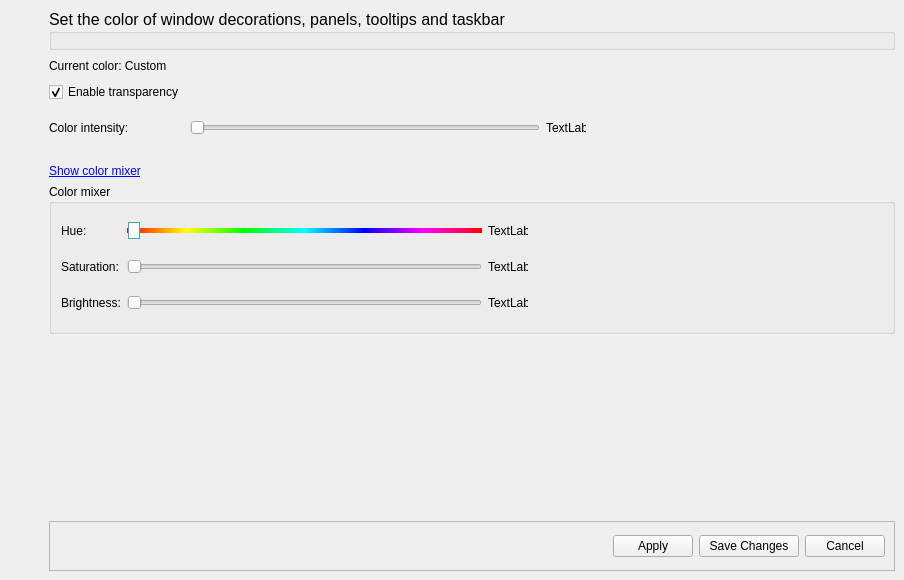
<?xml version="1.0" encoding="UTF-8"?>
<ui version="4.0">
 <class>MainWindow</class>
 <widget class="QMainWindow" name="MainWindow">
  <property name="geometry">
   <rect>
    <x>0</x>
    <y>0</y>
    <width>904</width>
    <height>580</height>
   </rect>
  </property>
  <property name="minimumSize">
   <size>
    <width>776</width>
    <height>565</height>
   </size>
  </property>
  <property name="windowTitle">
   <string>Change the colours of your theme</string>
  </property>
  <property name="windowIcon">
   <iconset theme="style"/>
  </property>
  <widget class="QWidget" name="centralwidget">
   <layout class="QGridLayout" name="gridLayout_4">
    <item row="4" column="4">
     <spacer name="horizontalSpacer_3">
      <property name="orientation">
       <enum>Qt::Horizontal</enum>
      </property>
      <property name="sizeHint" stdset="0">
       <size>
        <width>40</width>
        <height>20</height>
       </size>
      </property>
     </spacer>
    </item>
    <item row="5" column="1">
     <spacer name="verticalSpacer_2">
      <property name="orientation">
       <enum>Qt::Vertical</enum>
      </property>
      <property name="sizeType">
       <enum>QSizePolicy::Maximum</enum>
      </property>
      <property name="sizeHint" stdset="0">
       <size>
        <width>20</width>
        <height>20</height>
       </size>
      </property>
     </spacer>
    </item>
    <item row="4" column="1">
     <widget class="QLabel" name="label">
      <property name="text">
       <string>Color intensity:</string>
      </property>
     </widget>
    </item>
    <item row="0" column="1" colspan="4">
     <widget class="QGroupBox" name="groupBox">
      <property name="sizePolicy">
       <sizepolicy hsizetype="Preferred" vsizetype="Maximum">
        <horstretch>0</horstretch>
        <verstretch>0</verstretch>
       </sizepolicy>
      </property>
      <property name="maximumSize">
       <size>
        <width>16777215</width>
        <height>16777215</height>
       </size>
      </property>
      <property name="font">
       <font>
        <pointsize>12</pointsize>
        <weight>50</weight>
        <italic>false</italic>
        <bold>false</bold>
       </font>
      </property>
      <property name="title">
       <string>Set the color of window decorations, panels, tooltips and taskbar</string>
      </property>
     </widget>
    </item>
    <item row="8" column="1">
     <spacer name="verticalSpacer">
      <property name="orientation">
       <enum>Qt::Vertical</enum>
      </property>
      <property name="sizeType">
       <enum>QSizePolicy::Expanding</enum>
      </property>
      <property name="sizeHint" stdset="0">
       <size>
        <width>20</width>
        <height>10</height>
       </size>
      </property>
     </spacer>
    </item>
    <item row="1" column="0">
     <spacer name="horizontalSpacer_4">
      <property name="orientation">
       <enum>Qt::Horizontal</enum>
      </property>
      <property name="sizeType">
       <enum>QSizePolicy::Preferred</enum>
      </property>
      <property name="sizeHint" stdset="0">
       <size>
        <width>40</width>
        <height>20</height>
       </size>
      </property>
     </spacer>
    </item>
    <item row="2" column="1">
     <widget class="QCheckBox" name="enableTransparency_CheckBox">
      <property name="text">
       <string>Enable transparency</string>
      </property>
      <property name="checked">
       <bool>true</bool>
      </property>
     </widget>
    </item>
    <item row="6" column="1">
     <widget class="QLabel" name="colorMixerLabel">
      <property name="text">
       <string>&lt;a href=&quot;no&quot;&gt;Show color mixer&lt;/a&gt;</string>
      </property>
      <property name="textFormat">
       <enum>Qt::RichText</enum>
      </property>
      <property name="openExternalLinks">
       <bool>false</bool>
      </property>
      <property name="textInteractionFlags">
       <set>Qt::LinksAccessibleByMouse|Qt::TextSelectableByMouse</set>
      </property>
     </widget>
    </item>
    <item row="9" column="1" colspan="4">
     <widget class="QFrame" name="frame">
      <property name="sizePolicy">
       <sizepolicy hsizetype="Preferred" vsizetype="MinimumExpanding">
        <horstretch>0</horstretch>
        <verstretch>0</verstretch>
       </sizepolicy>
      </property>
      <property name="maximumSize">
       <size>
        <width>16777215</width>
        <height>50</height>
       </size>
      </property>
      <property name="frameShape">
       <enum>QFrame::StyledPanel</enum>
      </property>
      <property name="frameShadow">
       <enum>QFrame::Raised</enum>
      </property>
      <layout class="QGridLayout" name="gridLayout">
       <item row="1" column="2">
        <widget class="QPushButton" name="saveChanges_Button">
         <property name="minimumSize">
          <size>
           <width>100</width>
           <height>0</height>
          </size>
         </property>
         <property name="maximumSize">
          <size>
           <width>100</width>
           <height>25</height>
          </size>
         </property>
         <property name="text">
          <string>Save Changes</string>
         </property>
        </widget>
       </item>
       <item row="1" column="1">
        <widget class="QPushButton" name="apply_Button">
         <property name="text">
          <string>Apply</string>
         </property>
        </widget>
       </item>
       <item row="1" column="3">
        <widget class="QPushButton" name="cancel_Button">
         <property name="text">
          <string>Cancel</string>
         </property>
        </widget>
       </item>
       <item row="1" column="0">
        <spacer name="horizontalSpacer">
         <property name="orientation">
          <enum>Qt::Horizontal</enum>
         </property>
         <property name="sizeHint" stdset="0">
          <size>
           <width>40</width>
           <height>20</height>
          </size>
         </property>
        </spacer>
       </item>
      </layout>
     </widget>
    </item>
    <item row="4" column="2">
     <widget class="QSlider" name="alpha_slider">
      <property name="sizePolicy">
       <sizepolicy hsizetype="Preferred" vsizetype="Preferred">
        <horstretch>0</horstretch>
        <verstretch>0</verstretch>
       </sizepolicy>
      </property>
      <property name="minimumSize">
       <size>
        <width>350</width>
        <height>0</height>
       </size>
      </property>
      <property name="maximumSize">
       <size>
        <width>16777215</width>
        <height>16777215</height>
       </size>
      </property>
      <property name="maximum">
       <number>255</number>
      </property>
      <property name="orientation">
       <enum>Qt::Horizontal</enum>
      </property>
     </widget>
    </item>
    <item row="4" column="3">
     <widget class="QLabel" name="alpha_label">
      <property name="minimumSize">
       <size>
        <width>40</width>
        <height>0</height>
       </size>
      </property>
      <property name="maximumSize">
       <size>
        <width>40</width>
        <height>16777215</height>
       </size>
      </property>
      <property name="text">
       <string>TextLabel</string>
      </property>
     </widget>
    </item>
    <item row="1" column="1">
     <widget class="QLabel" name="color_name_label">
      <property name="text">
       <string>Current color: Custom</string>
      </property>
     </widget>
    </item>
    <item row="7" column="1" colspan="4">
     <widget class="QGroupBox" name="colorMixerGroupBox">
      <property name="minimumSize">
       <size>
        <width>0</width>
        <height>150</height>
       </size>
      </property>
      <property name="title">
       <string>Color mixer</string>
      </property>
      <layout class="QGridLayout" name="gridLayout_2">
       <item row="1" column="4" rowspan="3">
        <spacer name="horizontalSpacer_2">
         <property name="orientation">
          <enum>Qt::Horizontal</enum>
         </property>
         <property name="sizeHint" stdset="0">
          <size>
           <width>40</width>
           <height>20</height>
          </size>
         </property>
        </spacer>
       </item>
       <item row="1" column="2">
        <widget class="QSlider" name="hue_Slider">
         <property name="minimumSize">
          <size>
           <width>0</width>
           <height>25</height>
          </size>
         </property>
         <property name="maximumSize">
          <size>
           <width>16777215</width>
           <height>16777215</height>
          </size>
         </property>
         <property name="styleSheet">
          <string notr="true">QSlider::groove:horizontal {
	background-color: qlineargradient(x1: 0, y1: 1, x2: 1, y2: 1, stop: 0 #FF0000, stop: 0.167 #FFFF00, stop: 0.33 #00FF00, stop: 0.5 #00FFFF, stop: 0.667 #0000FF, stop: 0.833 #FF00FF, stop: 1 #FF0000);
	height: 5px;
	position: absolute;
}

QSlider::handle:horizontal {
	height: 3px;
	width: 10px;
    background: #fafafa;
    border: 1px solid #46aaab;
	margin: -6px 1px;
    /* expand outside the groove */

}

QSlider::handle:horizontal:hover { 
	background: #dadaff;
}</string>
         </property>
         <property name="maximum">
          <number>359</number>
         </property>
         <property name="value">
          <number>0</number>
         </property>
         <property name="orientation">
          <enum>Qt::Horizontal</enum>
         </property>
        </widget>
       </item>
       <item row="2" column="0">
        <widget class="QLabel" name="label_3">
         <property name="text">
          <string>Saturation:</string>
         </property>
        </widget>
       </item>
       <item row="1" column="0">
        <widget class="QLabel" name="label_2">
         <property name="text">
          <string>Hue:</string>
         </property>
        </widget>
       </item>
       <item row="2" column="2">
        <widget class="QSlider" name="saturation_Slider">
         <property name="minimumSize">
          <size>
           <width>0</width>
           <height>25</height>
          </size>
         </property>
         <property name="maximumSize">
          <size>
           <width>16777215</width>
           <height>16777215</height>
          </size>
         </property>
         <property name="maximum">
          <number>255</number>
         </property>
         <property name="orientation">
          <enum>Qt::Horizontal</enum>
         </property>
        </widget>
       </item>
       <item row="3" column="0">
        <widget class="QLabel" name="label_4">
         <property name="text">
          <string>Brightness:</string>
         </property>
        </widget>
       </item>
       <item row="3" column="2">
        <widget class="QSlider" name="Lightness_Slider">
         <property name="minimumSize">
          <size>
           <width>0</width>
           <height>25</height>
          </size>
         </property>
         <property name="maximum">
          <number>255</number>
         </property>
         <property name="orientation">
          <enum>Qt::Horizontal</enum>
         </property>
        </widget>
       </item>
       <item row="1" column="3">
        <widget class="QLabel" name="hue_label">
         <property name="minimumSize">
          <size>
           <width>40</width>
           <height>0</height>
          </size>
         </property>
         <property name="maximumSize">
          <size>
           <width>40</width>
           <height>16777215</height>
          </size>
         </property>
         <property name="text">
          <string>TextLabel</string>
         </property>
        </widget>
       </item>
       <item row="2" column="3">
        <widget class="QLabel" name="saturation_label">
         <property name="minimumSize">
          <size>
           <width>40</width>
           <height>0</height>
          </size>
         </property>
         <property name="maximumSize">
          <size>
           <width>40</width>
           <height>16777215</height>
          </size>
         </property>
         <property name="text">
          <string>TextLabel</string>
         </property>
        </widget>
       </item>
       <item row="3" column="3">
        <widget class="QLabel" name="brightness_label">
         <property name="minimumSize">
          <size>
           <width>40</width>
           <height>0</height>
          </size>
         </property>
         <property name="maximumSize">
          <size>
           <width>40</width>
           <height>16777215</height>
          </size>
         </property>
         <property name="text">
          <string>TextLabel</string>
         </property>
        </widget>
       </item>
      </layout>
     </widget>
    </item>
    <item row="3" column="1">
     <spacer name="verticalSpacer_3">
      <property name="orientation">
       <enum>Qt::Vertical</enum>
      </property>
      <property name="sizeType">
       <enum>QSizePolicy::Maximum</enum>
      </property>
      <property name="sizeHint" stdset="0">
       <size>
        <width>20</width>
        <height>10</height>
       </size>
      </property>
     </spacer>
    </item>
   </layout>
  </widget>
 </widget>
 <resources/>
 <connections/>
</ui>
